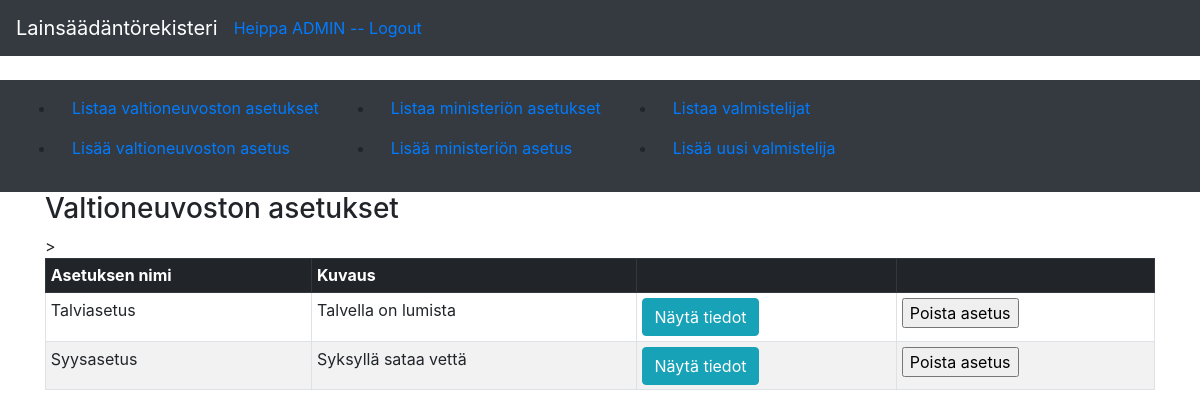
Page /vnat/ (signed in) on the committed database.
### application/auth/models.py (models this page shows, shortened)
class User(Base):
    __tablename__ = "account"
    name = db.Column(db.String(32), nullable=False)
    username = db.Column(db.String(32), unique=True, nullable=False)
    password = db.Column(db.String(32), nullable=False)
    email = db.Column(db.String(32), unique=True, nullable=False)
    roles = db.relationship("Role", secondary=user_role, lazy="subquery", backref=db.backref("users", passive_deletes=True, lazy=True))
    vnat = db.relationship("Vna", backref='account', passive_deletes=True, lazy=True)
    mmmat = db.relationship("Mmma", backref='account', passive_deletes=True, lazy=True)

### application/vnat/models.py (models this page shows, shortened)
class Vna(Base):
    name = db.Column(db.String(300), nullable=False)
    kuvaus = db.Column(db.String(300), nullable=False)
    account_id = db.Column(db.Integer, db.ForeignKey('account.id'), nullable=False)

### application/vnat/views.py (the view)
@app.route("/vnat/", methods=["GET"])
def vnat_index():
    return render_template("vnat/list.html", vnat = Vna.query.all())

### application/__init__.py (called while the page is built)
@event.listens_for(Engine, "connect")
def set_sqlite_pragma(dbapi_connection, connection_record):
    if app.config["SQLALCHEMY_DATABASE_URI"].startswith("sqlite"):
        cursor = dbapi_connection.cursor()
        cursor.execute("PRAGMA foreign_keys=ON")
        cursor.close()

@login_manager.user_loader
def load_user(user_id):
    return User.query.get(user_id)

### application/templates/vnat/list.html
{% extends "layout.html" %}
{% block body %}
<h3>Valtioneuvoston asetukset</h3>
  <table class="table table-sm table-hover table-bordered table-striped">
    <tr class="thead-dark">>
      <th>Asetuksen nimi</th>
      <th>Kuvaus</th>
      <th></th>
      <th></th>
    </tr>
    {% for vna in vnat %}
    <tr>
      <td>{{ vna.name }}</td>
      <td>{{ vna.kuvaus }}</td>
      <td><button class="btn btn-info" type="button" onclick="location.href='/vnat/{{vna.id}}'" >Näytä tiedot</button></td>
      <td><form method="POST" action="{{ url_for('delete_vna', vna_id=vna.id) }}"><input type="submit" value="Poista asetus"/></form></td>
    </tr>
    {% endfor %}
  </table>
{% endblock %}

### application/templates/layout.html (shortened to what this page needs)
<!DOCTYPE html>
<html>
  <head>
    <link rel="stylesheet" href="https://maxcdn.bootstrapcdn.com/bootstrap/4.0.0/css/bootstrap.min.css">
  </head>
  <body>
    <nav class="navbar navbar-expand-md navbar-dark bg-dark mb-4">
      <a class="navbar-brand" href="{{ url_for('index') }}">Lainsäädäntörekisteri</a>
      <div class="form-inline mt-2 mt-md-0">
          {% if current_user.is_authenticated %}
          <a href="{{ url_for('auth_logout') }}">Heippa {{ current_user.name }} -- Logout</a>
          {% endif %}
      </div>
    </nav>
    <nav class="navbar navbar-expand-md navbar-dark bg-dark mb-6">
      <div class="collapse navbar-collapse" id="navbarCollapse">
        <ul>
          <li class="nav-item">
            <a class="nav-link" href="{{ url_for('vnat_index') }} ">Listaa valtioneuvoston asetukset</a>
          </li>
          <li class="nav-item">
            <a class="nav-link" href="{{ url_for('vnat_form') }} ">Lisää valtioneuvoston asetus</a>
          </li>
        </ul>
        <ul>
          <li class="nav-item">
            <a class="nav-link" href="{{ url_for('mmmat_index') }} ">Listaa ministeriön asetukset</a>
          </li>
          <li class="nav-item">
            <a class="nav-link" href="{{ url_for('mmmat_form') }} ">Lisää ministeriön asetus</a>
          </li>
        </ul>
        <ul>
          <li class="nav-item">
            <a class="nav-link" href="{{ url_for('valmistelija_index') }} ">Listaa valmistelijat</a>
          </li>
          <li class="nav-item">
            <a class="nav-link" href="{{ url_for('valmistelija_form') }} ">Lisää uusi valmistelija</a>
          </li>
        </ul>
      </div>
    </nav>
    <main role="main" class="container">
      {% block body %}{% endblock %}
    </main>
  </body>
</html>

### rows in the picture
User: name "ADMIN"
Vna: name "Talviasetus", kuvaus "Talvella on lumista"
Vna: name "Syysasetus", kuvaus "Syksyllä sataa vettä"
